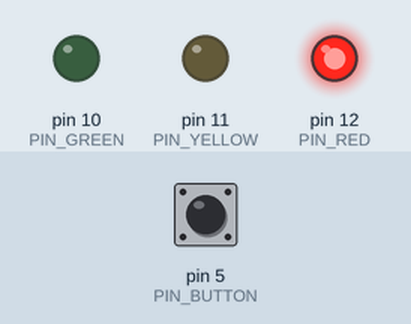
Simulated run of this program. Board: Arduino Uno, built with avr-gcc and run on an emulated ATmega328P. On the bench: output pins drawn as LEDs (lit = HIGH). Inputs (shaded band) come from the test bench; at power-on: pin 5 (PIN_BUTTON) HIGH.

Above: at 1.2 s.
1.3 s: pin 5 (PIN_BUTTON) pulled LOW for 0.15 s
At 10.6 s:
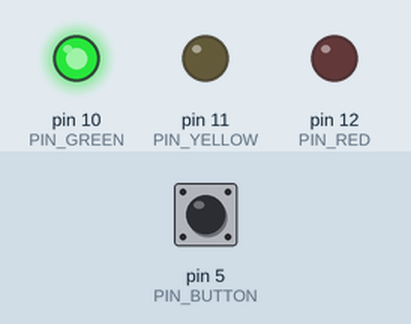
At 20.6 s:
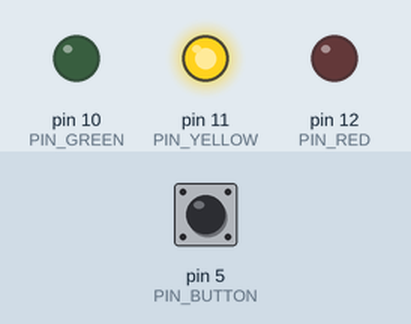
Timing chart, 0 to 48.5 s (numbered marks = the images above; inputs shaded):
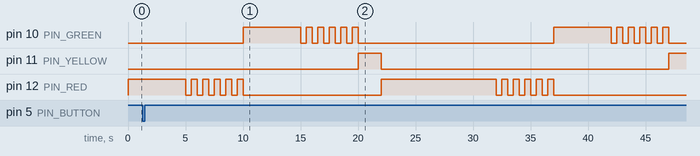

The program:

main.cpp
```cpp
#include <Arduino.h>
#include <Protothread.h>

#define PIN_RED 12
#define PIN_YELLOW 11
#define PIN_GREEN 10
#define PIN_BUTTON 5

#define DEFAULT_RED_DURATION 10000
#define DEFAULT_YELLOW_DURATION 2000
#define DEFAULT_GREEN_DURATION 5000
#define FLASH_INTERVAL 500
#define FLASH_TIMES 5
#define BUTTON_PRESS_DURATION_DELTA 5000

static unsigned int redLightDuration = DEFAULT_RED_DURATION;
static bool isRedLightOn = false;
static bool isButtonPressed = false;

void initButton() {
  pinMode(PIN_BUTTON, INPUT);
}

void initLEDs() {
  pinMode(PIN_RED, OUTPUT);
  pinMode(PIN_YELLOW, OUTPUT);
  pinMode(PIN_GREEN, OUTPUT);
}

void offLEDs() {
  digitalWrite(PIN_RED, LOW);
  digitalWrite(PIN_YELLOW, LOW);
  digitalWrite(PIN_GREEN, LOW);
}

class FlashLightThread : public Protothread {
public:
    virtual bool Run();

private:
    int redOnMillis = 0;
};

bool FlashLightThread::Run() {
    PT_BEGIN();

    // Steady red light
    offLEDs();
    redOnMillis = millis();
    digitalWrite(PIN_RED, HIGH);
    isRedLightOn = true;
    isButtonPressed = false;
    PT_WAIT_UNTIL(millis() - redOnMillis >= redLightDuration); // Wait until red light expires
    offLEDs();
    // Reset red light duration
    redLightDuration = DEFAULT_RED_DURATION;
    isRedLightOn = false;
    // Flash red light
    for (int i = 0; i < FLASH_TIMES; i++) {
        offLEDs();
        delay(FLASH_INTERVAL);
        digitalWrite(PIN_RED, HIGH);
        delay(FLASH_INTERVAL);
    }
    offLEDs();
    // Steady green light
    digitalWrite(PIN_GREEN, HIGH);
    delay(DEFAULT_GREEN_DURATION);
    offLEDs();
    // Flash green light
    for (int i = 0; i < FLASH_TIMES; i++) {
        offLEDs();
        delay(FLASH_INTERVAL);
        digitalWrite(PIN_GREEN, HIGH);
        delay(FLASH_INTERVAL);
    }
    offLEDs();
    // Steady yellow light
    digitalWrite(PIN_YELLOW, HIGH);
    delay(DEFAULT_YELLOW_DURATION);
    offLEDs();

    PT_RESTART();
    PT_END();
}

class ButtonThread : public Protothread {
public:
    virtual bool Run();
};

bool ButtonThread::Run() {
    PT_BEGIN();

    PT_WAIT_UNTIL(isRedLightOn);
    if (digitalRead(PIN_BUTTON) == LOW && !isButtonPressed) {
        redLightDuration -= BUTTON_PRESS_DURATION_DELTA;
        isButtonPressed = true;
    }

    PT_RESTART();
    PT_END();
}

static FlashLightThread flashLightThread {};
static ButtonThread buttonThread {};

void setup() {
    initLEDs();
    initButton();
}

void loop() {
    flashLightThread.Run();
    buttonThread.Run();
}
```
